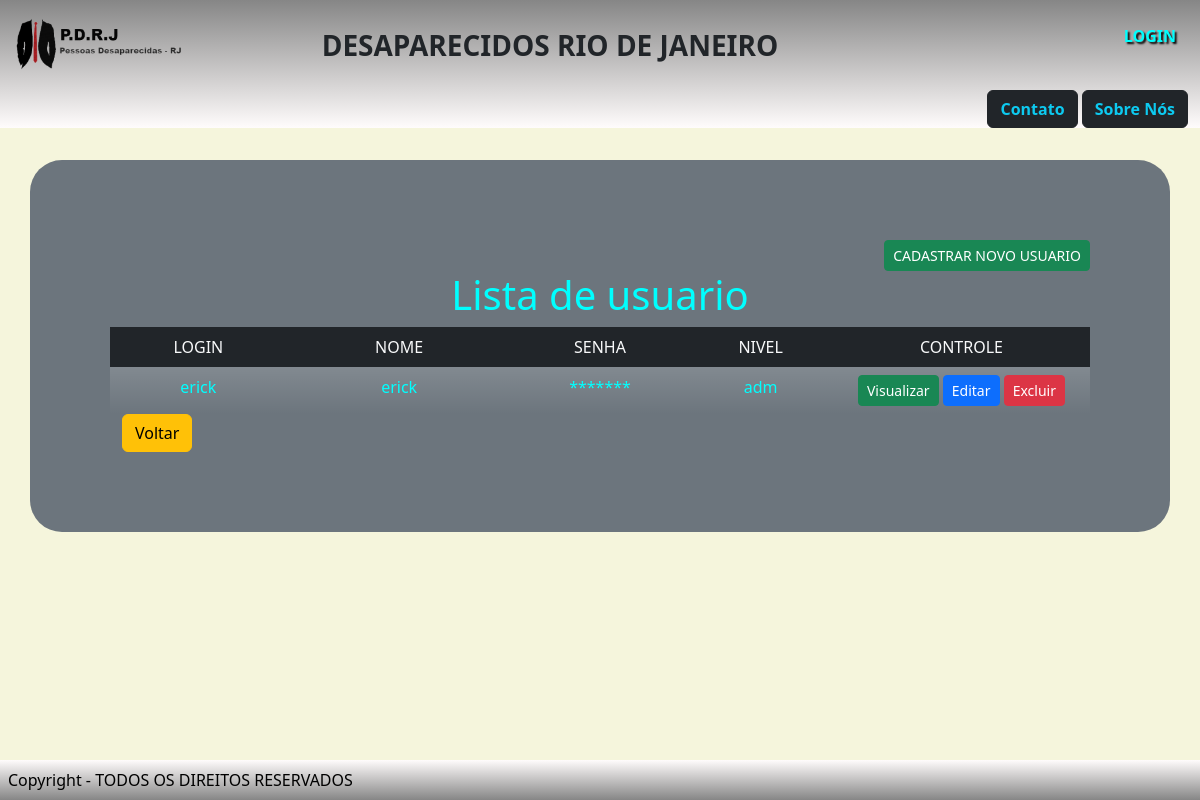
Page /listarUsuario.php on the committed database.
### tables this page shows
CREATE TABLE `usuarios` (
  `login` varchar(20) NOT NULL,
  `nome` varchar(60) NOT NULL,
  `senha` varchar(100) NOT NULL,
  `nivel` varchar(15) NOT NULL
);

### listarUsuario.php (the view)
<?php
    include "conexao.php";
    include "controle.php";
    $sql = "select * from usuarios order by nome";
    $seleciona = mysqli_query($conexao,$sql);
?>
        <div class="container bg-secondary pag">
            <div class="text-end">
                <a href="formularioUsuario.php">
                <button type="button" class="btn btn-success btn-sm">CADASTRAR NOVO USUARIO
                </button>
                </a>
        </div>
        <h1>Lista de usuario</h1>
        <div class="container text-center">
            <div class="row bg-dark text-light p-2">
                <div class="col-2">
                    LOGIN
                </div>
                <div class="col-3">
                    NOME
                </div>
                <div class="col-2">
                    SENHA
                </div>
                <div class="col-2">
                    NIVEL
                </div>
                <div class="col-3">
                    CONTROLE
                </div>
        </div>
        <?php
                while ($exibe = mysqli_fetch_array($seleciona)){
                    $login = $exibe['login'];
        ?>
            <div class="row bg-gradient p-2">
                <div class="col-2">
                 <?php echo $exibe['login']; ?>
                </div>
                <div class="col-3">
                <?php echo $exibe['nome']; ?>
                </div>
                <div class="col-2">
                   *******
                </div>
                <div class="col-2">
                <?php echo $exibe['nivel']; ?>
                </div>
                <div class="col-3">
                    <a href="visualizarUsuario.php?login=<?php echo $login; ?>"><button type="button" class="btn btn-success btn-sm">Visualizar </button></a>
                    <a href="editarUsuario.php?login=<?php echo $login; ?>"> <button type="button" class="btn btn-primary btn-sm">Editar</button></a>
                    <a href="excluirUsuario.php?login=<?php echo $login; ?>" onclick="return confirm('Confrima a Exclusão do Usuario?')">
                    <button type="button" class="btn btn-danger btn-sm">Excluir</button></a>
                </div>
        </div>
        <div class="col text-start">
                    <a href="adm.php"><button type="button" class="btn btn-warning btn-sn"> Voltar</button></a>
                </div>
        <?php
         }
        ?>
</div>
        </div>
        <?php
         include "footer.php";
         ?>

### css/style.css (style rules this page uses)
.pag { margin-top: 2em; padding: 5em; border-radius: 2em; text-align: center; margin-bottom:5em ; color: aqua; }
.fundo { background-color: rgb(245, 245, 220); background-size: cover; }

### rows in the picture
usuarios: login "erick", nome "erick", nivel "adm"
